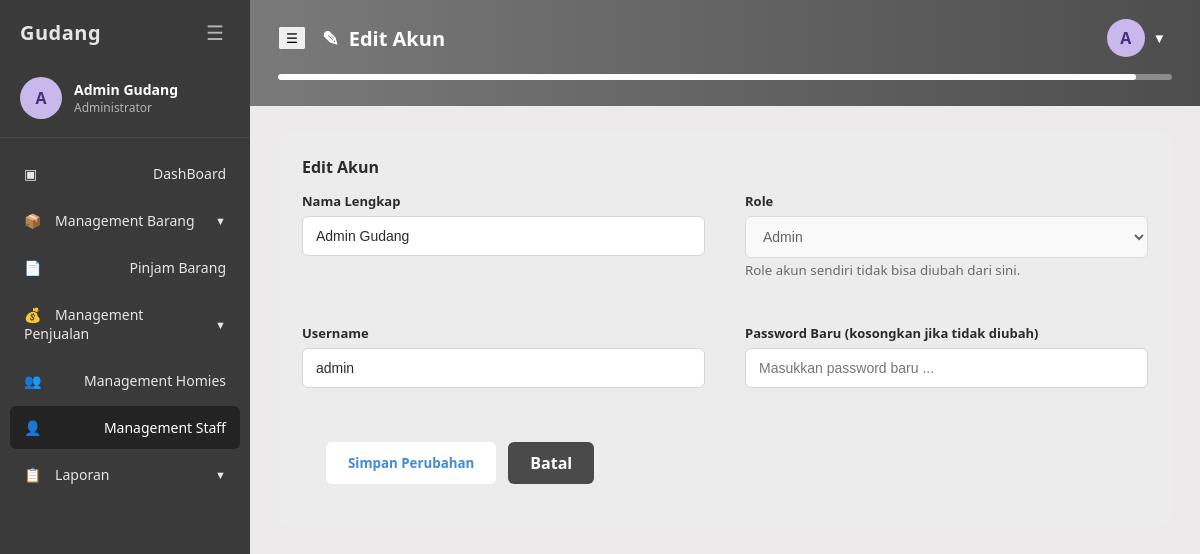
The page /staff/edit_staff.php?id=1 (signed in) on the database its author committed.
### tables this page shows
CREATE TABLE `users` (
  `id` int(11) NOT NULL,
  `username` varchar(50) NOT NULL,
  `password` varchar(255) NOT NULL,
  `full_name` varchar(100) NOT NULL,
  `role` enum('admin','staff') NOT NULL DEFAULT 'staff',
  `created_at` timestamp NOT NULL DEFAULT CURRENT_TIMESTAMP
);

### includes/auth.php (called while the page is built, shortened)
<?php
function current_user() {
    return [
        'id'        => $_SESSION['user_id'] ?? null,
        'username'  => $_SESSION['username'] ?? null,
        'full_name' => $_SESSION['full_name'] ?? null,
        'role'      => $_SESSION['role'] ?? null,
    ];
}
function is_admin() {
    return ($_SESSION['role'] ?? null) === 'admin';
}
function role_label() {
    return is_admin() ? 'Administrator' : 'Kepala Staff';
}
function e($str) {
    return htmlspecialchars($str ?? '', ENT_QUOTES, 'UTF-8');
}

### staff/edit_staff.php (the view, shortened to what this page needs)
<?php
require_once __DIR__ . '/../includes/auth.php';
$base = '../';
$active_menu = 'staff';
$page_title = 'Edit Staff - Gudang';
$page_header = 'Edit Akun';
$page_icon = '&#9998;';
$id = (int)($_GET['id'] ?? 0);
$stmt = mysqli_prepare($conn, 'SELECT * FROM users WHERE id = ? LIMIT 1');
mysqli_stmt_bind_param($stmt, 'i', $id);
mysqli_stmt_execute($stmt);
$akun = mysqli_fetch_assoc(mysqli_stmt_get_result($stmt));
include __DIR__ . '/../includes/header.php';
?>
<div class="form-panel plain">
    <h3>Edit Akun</h3>
    <form method="POST" action="edit_staff.php?id=<?= (int)$id ?>">
        <div class="form-grid">
            <div class="form-group">
                <label for="full_name">Nama Lengkap</label>
                <input type="text" id="full_name" name="full_name" value="<?= e($_POST['full_name'] ?? $akun['full_name']) ?>" required>
            </div>
            <div class="form-group">
                <label for="role">Role</label>
                <select id="role" name="role" <?= ((int)$akun['id'] === (int)current_user()['id']) ? 'disabled' : '' ?>>
                    <option value="admin" <?= ($akun['role'] === 'admin') ? 'selected' : '' ?>>Admin</option>
                </select>
                <?php if ((int)$akun['id'] === (int)current_user()['id']): ?>
                    <small style="color:var(--text-muted);">Role akun sendiri tidak bisa diubah dari sini.</small>
                <?php endif; ?>
            </div>
            <div class="form-group">
                <label for="username">Username</label>
                <input type="text" id="username" name="username" value="<?= e($_POST['username'] ?? $akun['username']) ?>" required>
            </div>
            <div class="form-group">
                <label for="password">Password Baru (kosongkan jika tidak diubah)</label>
                <input type="text" id="password" name="password" placeholder="Masukkan password baru ...">
            </div>
        </div>
        <div class="form-actions-panel" style="margin-top:18px;">
            <button type="submit" class="btn-primary-form">Simpan Perubahan</button>
            <a href="management_staff.php" class="btn-cancel-form" style="display:inline-flex;align-items:center;">Batal</a>
        </div>
    </form>
</div>
<?php include __DIR__ . '/../includes/footer.php'; ?>

### includes/header.php (shortened to what this page needs)
<?php
$base = $base ?? '';
$page_header = $page_header ?? ($page_title ?? '');
$page_icon = $page_icon ?? '&#9635;';
$header_variant = $header_variant ?? 'gray';
?>
<!DOCTYPE html>
<html lang="id">
<head>
<link rel="stylesheet" href="<?= $base ?>assets/css/style.css">
</head>
<body>
<div class="app-layout">
    <?php include __DIR__ . '/sidebar.php'; ?>
    <div class="main-content">
        <div class="page-header <?= $header_variant === 'purple' ? 'purple' : '' ?>">
            <div class="page-header-row">
                <div style="display:flex; align-items:center; gap:16px;">
                    <button class="burger-desktop" data-toggle="sidebar" aria-label="Toggle menu">&#9776;</button>
                    <h2><span><?= $page_icon ?></span> <?= e($page_header) ?></h2>
                </div>
                <div style="display:flex; align-items:center; gap:14px;">
                    <div class="topbar-user">
                        <button class="topbar-user-btn">
                            <div class="avatar-circle"><?= e($initial) ?></div>
                            <span>&#9660;</span>
                        </button>
                    </div>
                </div>
            </div>
            <div class="progress-bar"><span></span></div>
        </div>
        <div class="content-area">

### includes/sidebar.php (shortened to what this page needs)
<?php
$base = $base ?? '';
$active_menu = $active_menu ?? '';
$u = current_user();
$initial = strtoupper(substr($u['full_name'] ?? 'U', 0, 1));
?>
<aside class="sidebar">
    <div class="sidebar-top">
        <span>Gudang</span>
        <button class="burger" data-toggle="sidebar" aria-label="Toggle menu">&#9776;</button>
    </div>
    <div class="sidebar-user">
        <div class="avatar-circle"><?= e($initial) ?></div>
        <div>
            <div class="u-name"><?= e($u['full_name']) ?></div>
            <div class="u-role"><?= e(role_label()) ?></div>
        </div>
    </div>
    <nav class="sidebar-nav">
        <ul>
            <li class="nav-item <?= $active_menu === 'dashboard' ? 'active' : '' ?>">
                <a href="<?= $base ?>dashboard.php"><span class="icon">&#9635;</span> DashBoard</a>
            </li>
            <li>
                <div class="nav-parent <?= $active_menu === 'barang' ? 'active open' : '' ?>">
                    <span><span class="icon">&#128230;</span> Management Barang</span>
                    <span class="chevron">&#9660;</span>
                </div>
            </li>
            <li class="nav-item <?= $active_menu === 'pinjam' ? 'active' : '' ?>">
                <a href="<?= $base ?>peminjaman/peminjaman.php"><span class="icon">&#128196;</span> Pinjam Barang</a>
            </li>
            <li>
                <div class="nav-parent <?= $active_menu === 'penjualan' ? 'active open' : '' ?>">
                    <span><span class="icon">&#128176;</span> Management Penjualan</span>
                    <span class="chevron">&#9660;</span>
                </div>
            </li>
            <li class="nav-item <?= $active_menu === 'homies' ? 'active' : '' ?>">
                <a href="<?= $base ?>homies/menajemen_homies.php"><span class="icon">&#128101;</span> Management Homies</a>
            </li>
            <?php if (is_admin()): ?>
            <li class="nav-item <?= $active_menu === 'staff' ? 'active' : '' ?>">
                <a href="<?= $base ?>staff/management_staff.php"><span class="icon">&#128100;</span> Management Staff</a>
            </li>
            <?php endif; ?>
            <li>
                <div class="nav-parent <?= $active_menu === 'laporan' ? 'active open' : '' ?>">
                    <span><span class="icon">&#128203;</span> Laporan</span>
                    <span class="chevron">&#9660;</span>
                </div>
            </li>
        </ul>
    </nav>
</aside>

### rows shown on the page
users: full_name "A", full_name "Admin Gudang", role "Admin", username "admin"

### other values the page prints
role_label() "Administrator"
$page_icon "✎"
$page_header "Edit Akun"
